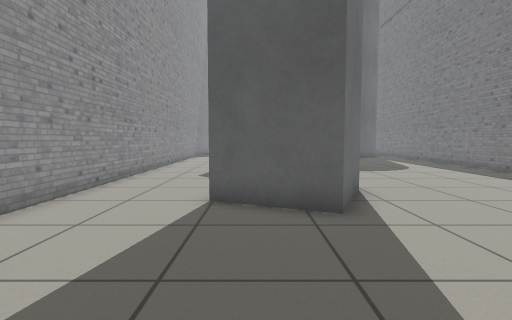
[1] (above)

17 first-person views from a walk through a world built for the Gazebo simulator. The camera is 0.72 m above the floor, tilts 4° down and sees 80° across. The floor is counted in squares, 0.5 m on a side. Each view is taken from the middle of a square. On the plan, view 1 faces up. The plan holds only what a view shows up to about 14 squares ahead; the rest is blank. The place goes on beyond the plan.

[2]
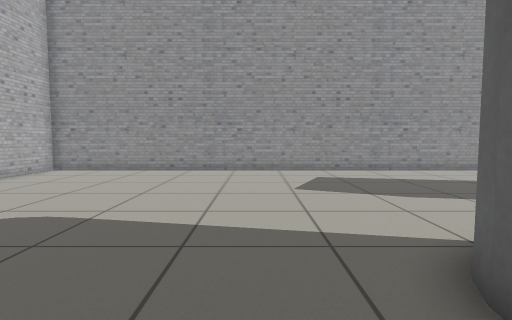

[3]
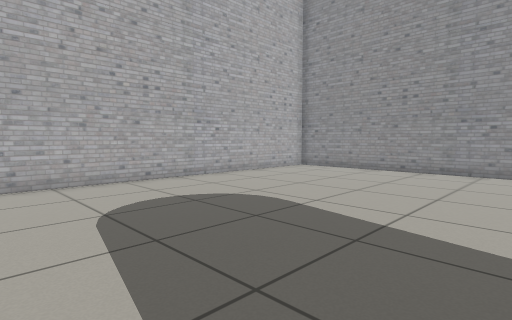

[4]
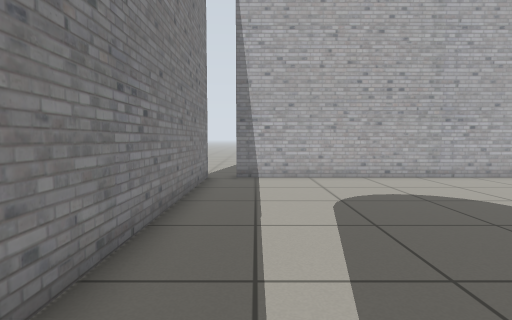

[5]
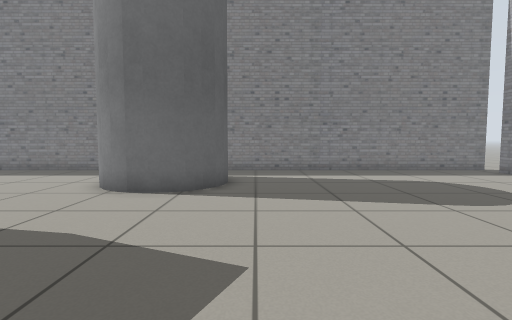

[6]
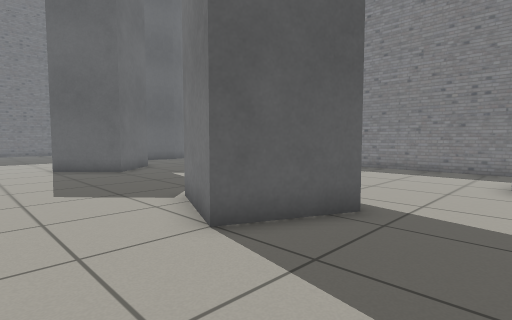

[7]
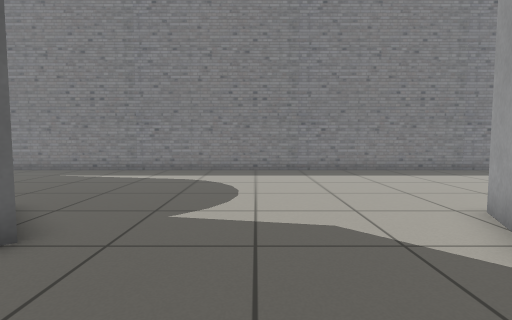

[8]
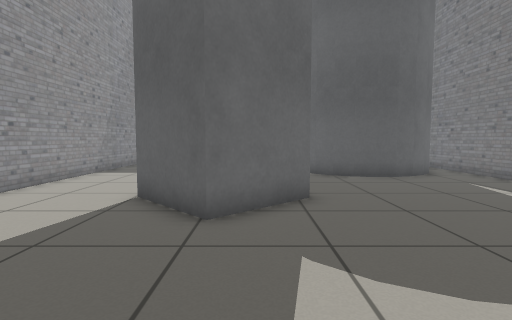

[9]
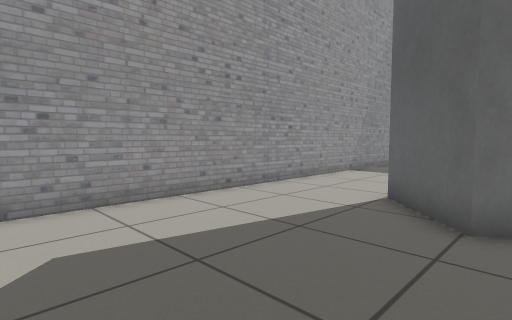

[10]
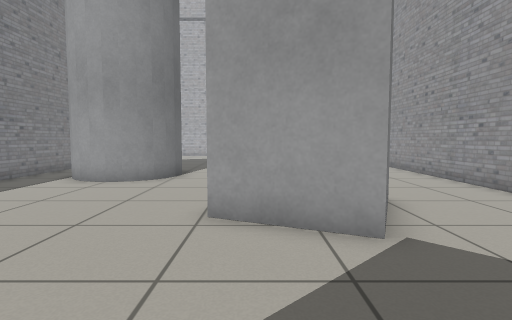

[11]
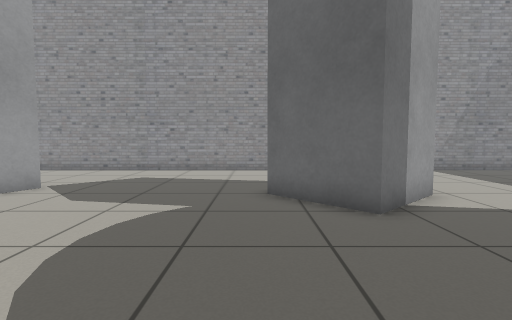

[12]
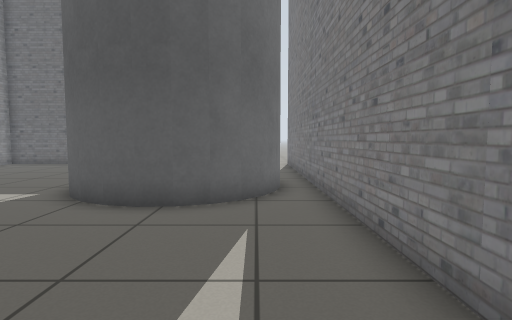

[13]
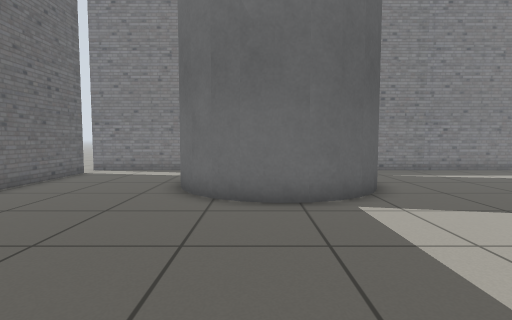

[14]
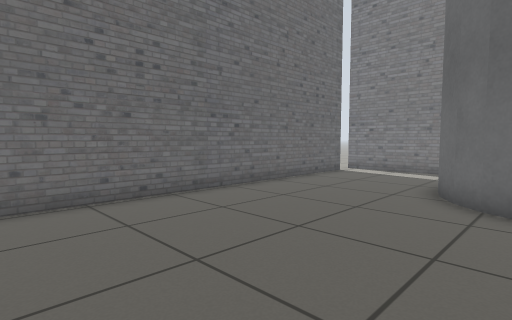

[15]
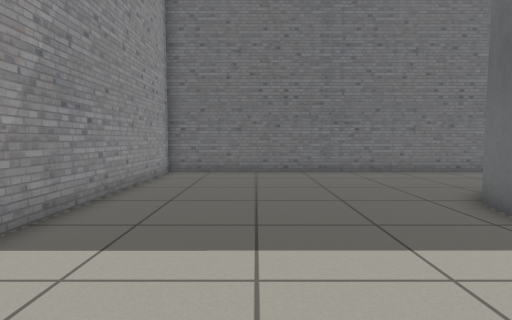

[16]
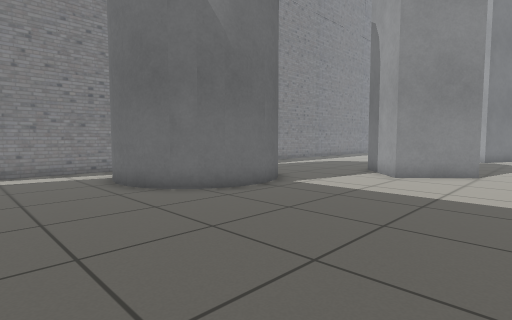

[17]
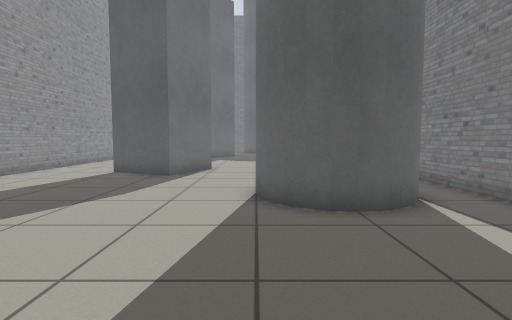

### Floor plan
Key: @ floor where view 1 was taken; # wall or solid block; . floor; P grey post; C grey cylinder.
Columns run from 5 left of view 1 to 11 right of it. Each row starts with its distance up from view 1.
 33 ###############.#
 32 #...............#
 31 #...............#
 30 #...............#
 29 #...............#
 28 #.........CCCC..#
 27 #........CC    .#
 26 #........C      #
 25 #........C     C#
 24 #........C    C.#
 23 #.........CCCCC.#
 22 #..........CC...#
 21 #...............#
 20 #....PPP........#
 19 #...PP PP.......#
 18 #...PP PP.......#
 17 #....PPP........#
 16 #.....P.........#
 15 #...............#
 14 #...............#
 13 #...............#
 12 #...............#
 11 #...............#
 10 #....P..........#
  9 #....PPPP.......#
  8 #...PP PP.......#
  7 #...PP P........#
  6 #....PPP........#
  5 #...............#
  4 #..........CCC..#
  3 #.........CC CC.#
  2 #.........C    .#
  1 #.........CC CC.#
  0 #....@.....CCC..#
 -1 #...............#
 -2 #...............#
 -3 #...............#
 -4 #...............#
 -5 #...............#
 -6 #...............#
 -7 #...............#
 -8 #...............#
 -9 #...............#
-10 #...............#
-11 ###############.#
-12                ..

Positions as (right, up) in squares from view 1, and headings:
1: (0, 0), facing up
2: (9, -2), facing left
3: (9, -1), facing down-left
4: (9, 0), facing down
5: (-3, -1), facing right
6: (-4, 3), facing up-right
7: (-3, 13), facing right
8: (2, 11), facing up
9: (2, 11), facing up-left
10: (2, 14), facing down
11: (9, 16), facing left
12: (9, 16), facing up
13: (-3, 26), facing right
14: (-3, 26), facing up-right
15: (-1, 20), facing up
16: (-3, 32), facing down-right
17: (5, -6), facing up
